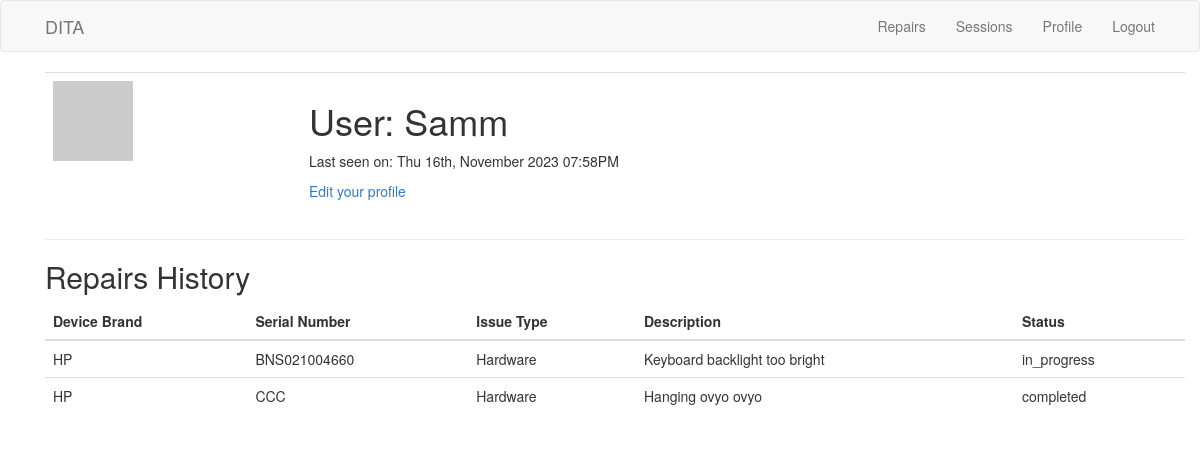
The page /user/Samm (signed in) on the database its author committed.
### app/models.py (models this page shows, shortened)
class User(UserMixin, db.Model):
    id = db.Column(db.Integer, primary_key=True)
    firstname = db.Column(db.String(64))
    lastname = db.Column(db.String(64))
    username = db.Column(db.String(64), unique=True)
    admission_number = db.Column(db.String(32))
    email = db.Column(db.String(120), unique=True)
    phone_number = db.Column(db.String(20))
    password = db.Column(db.String(128))
    password_hash = db.Column(db.String(128))
    last_seen = db.Column(db.DateTime, default=datetime.utcnow)
    def avatar(self, size):
        digest = md5(self.email.lower().encode('utf-8')).hexdigest()
        return 'https://www.gravatar.com/avatar/{}?d=identicon&s={}'.format(
            digest, size)
    def last_seen_str(self):
        if self.last_seen is not None:
            return self.last_seen.strftime('%a %dth, %B %Y %I:%M%p')
        return 'Last seen a long time ago'

class Repair(db.Model):
    id = db.Column(db.Integer, primary_key=True)
    device_brand = db.Column(db.String(128))
    serial_no = db.Column(db.String(64), index=True)
    issue_type = db.Column(db.String(20))
    description = db.Column(db.Text)
    user_id = db.Column(db.String(7), db.ForeignKey('user.id'))
    repair_date = db.Column(db.DateTime, default=datetime.utcnow)
    status = db.Column(db.String(20), default='reported')

### app/routes.py (the view)
@app.route('/user/<username>')
@login_required
def user(username):
    user = User.query.filter_by(username=username).first_or_404()
    if current_user.username != username:
        abort(403)
    repairs = Repair.query.filter_by(user_id=current_user.id).all()
    return render_template('user.html', title='Profile Page', repairs=repairs)

### app/routes.py (called while the page is built)
@login_manager.user_loader
def load_user(user_id):
    return User.query.get(int(user_id))

@app.before_request
def before_request():
    if current_user.is_authenticated:
        current_user.last_seen = datetime.utcnow()
        db.session.commit()

### app/templates/user.html
{% extends "base.html" %}
{% block app_content %}
<div class="container">
	<table class="table table-hover">
		<tr>
			<td width="256px"><img src="{{ current_user.avatar(128) }}"></td>
			<td>
				<h1> User: {{ current_user.username }}</h1>
				{% if current_user.last_seen %}<p>Last seen on: {{ current_user.last_seen_str() }} </p>
				{% endif
				%}
				<p><a href="{{ url_for('profile_edit') }}">Edit your profile</a></p>
			</td>
		</tr>
	</table>
	<hr>
	<h2>Repairs History</h2>
	<table class="table">
		<thead>
			<tr>
				<th>Device Brand</th>
				<th>Serial Number</th>
				<th>Issue Type</th>
				<th>Description</th>
				<th>Status</th>
			</tr>
		</thead>
		{% for repair in repairs %}
		<tr>
			<td> {{ repair.device_brand }}</td>
			<td> {{ repair.serial_no }}</td>
			<td> {{ repair.issue_type }}</td>
			<td> {{ repair.description }}</td>
			<td> {{ repair.status }}</td>
		</tr>
		{% endfor %}
	</table>
</div>
{% endblock %}

### app/templates/base.html (shortened to what this page needs)
{% extends 'bootstrap/base.html' %}
{% block navbar %}
<nav class="navbar navbar-default">
	<div class="container">
		<div class="collapse navbar-collapse" id="bs-example-navbar-collapse-1">
			<ul class="nav navbar-nav">
				<li><a class="navbar-brand" href="{{ url_for('home') }}">DITA</a>
			</ul>
			<ul class="nav navbar-nav navbar-right">
				{% if current_user.is_anonymous %}
				<li><a href="{{ url_for('login') }}">Log In</a></li>
				<li><a href="{{ url_for('admin_login') }}">Admin Log In</a></li>
				{% else %}
				<li><a href="{{ url_for('repairs') }}">Repairs</a></li>
				<li><a href="{{ url_for('sessions') }}">Sessions</a></li>
				<li><a href="{{ url_for('user', username=current_user.username) }}">Profile</a></li>
				<li><a href="{{ url_for('logout') }}">Logout</a></li>
				{% endif %}
			</ul>
		</div>
	</div>
</nav>
{% endblock %}
{% block content %}
<div class="container">
	{% block app_content %} {% endblock %}
</div>
{% endblock %}

### rows shown on the page
User: username "Samm", last_seen_str "Thu 16th, November 2023 07:58PM"
Repair: device_brand "HP", serial_no "BNS021004660", issue_type "Hardware", description "Keyboard backlight too bright", status "in_progress"
Repair: device_brand "HP", serial_no "CCC", issue_type "Hardware", description "Hanging ovyo ovyo", status "completed"
